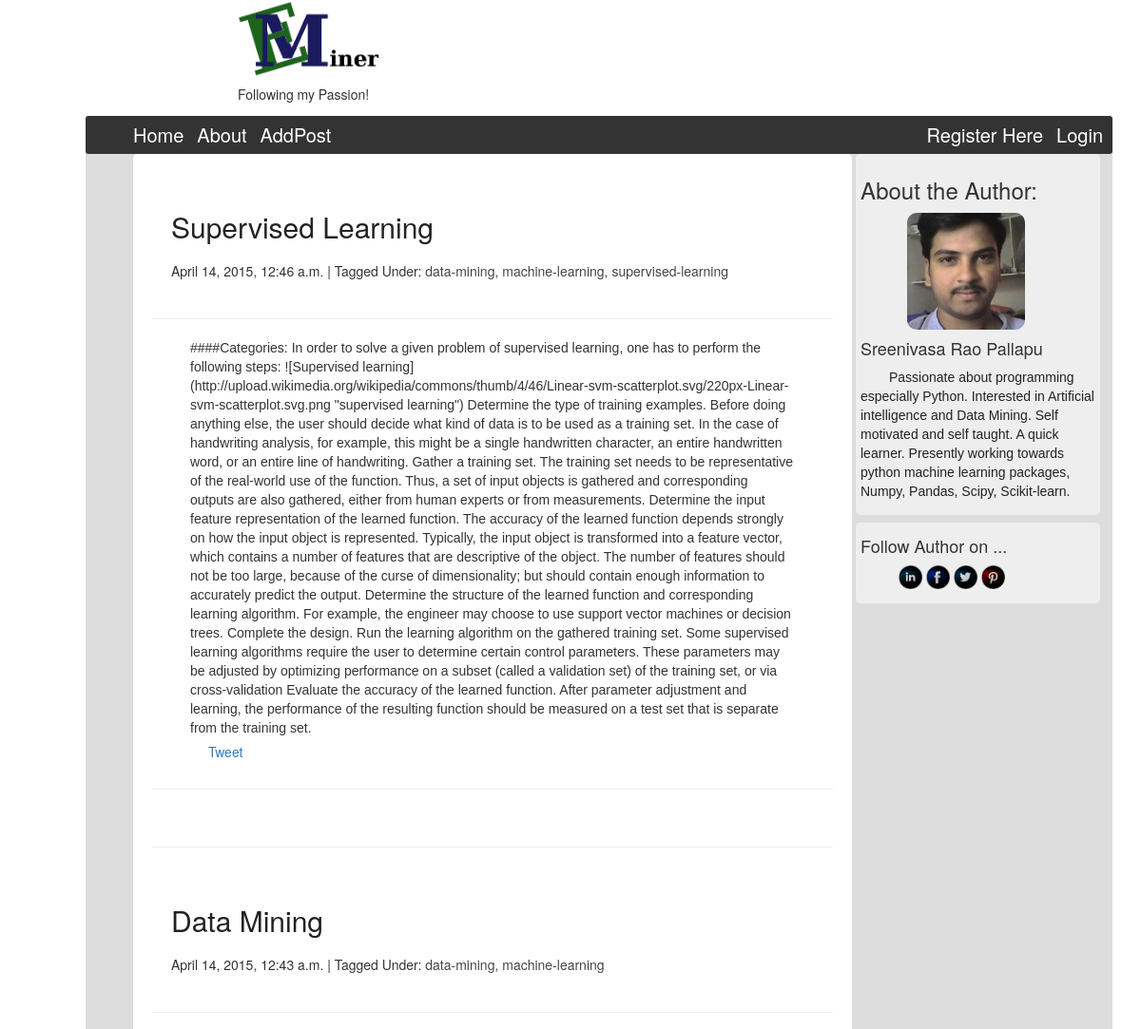
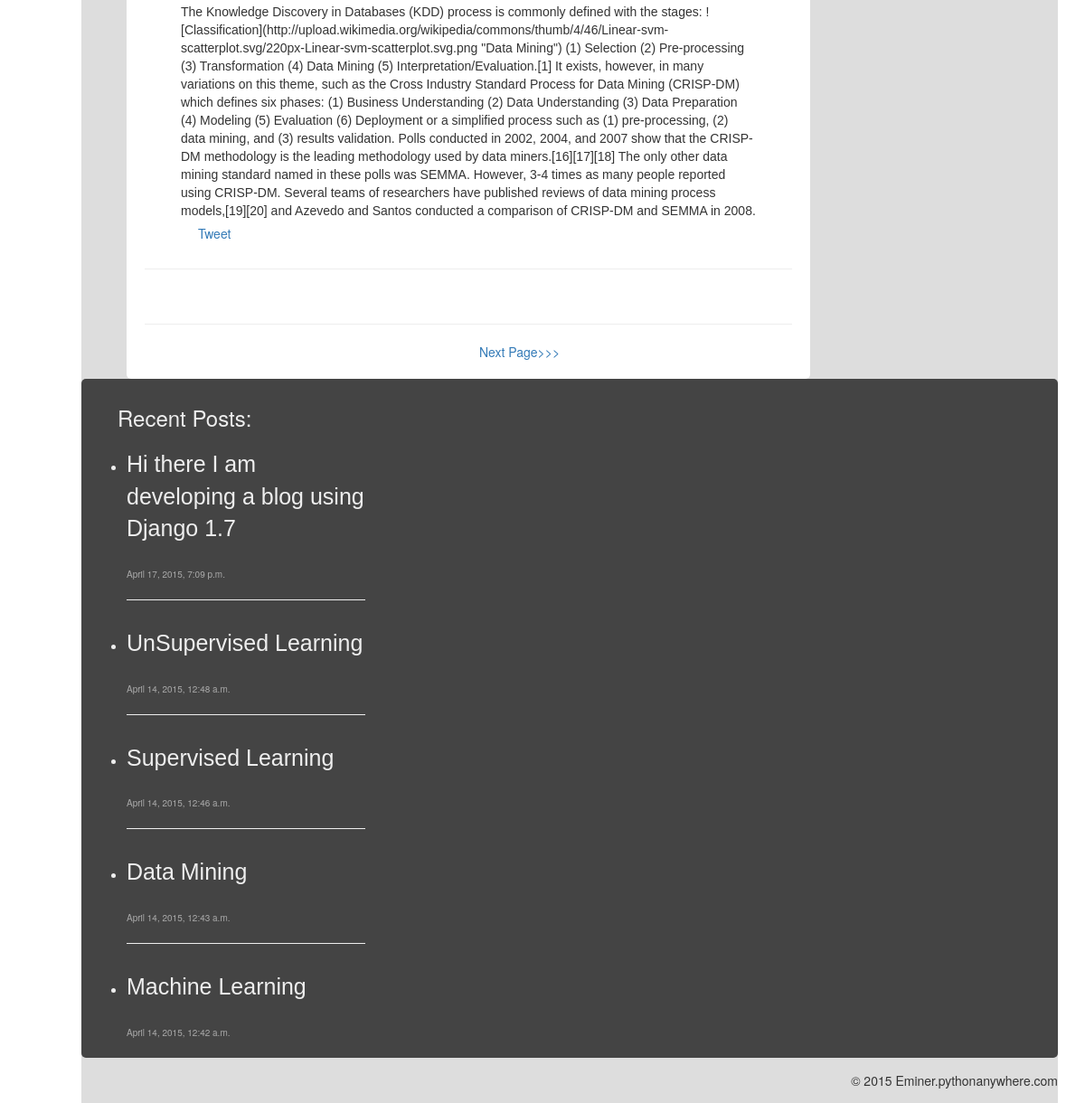
Screenshot of /blog/ with the database file from the repository (2 pictures, top to bottom).
### eminer/models.py (models this page shows, shortened)
class NewEntry(models.Model):
    title = models.CharField(max_length=200,)
    body = MarkdownField()
    published = models.BooleanField(default=False)
    posted = models.DateTimeField(auto_now_add=True)
    modified = models.DateTimeField(auto_now=True)
    slug = models.SlugField(max_length = 200,)
    tag = models.ManyToManyField(Tag, null=False)

class Tag(models.Model):
    slug = models.SlugField(max_length=200, unique=True)
    def __unicode__(self):
        return self.slug

### eminer/views.py (the view)
# urls.py: url(r'^(?P<post_name>[\w\-]+)/$', views.BlogView, name = 'entry-detail'),
def BlogView(request, post_name=None, count=0, tag=None):
    recent = NewEntry.objects.order_by('-posted')[:5]
    if post_name:
        posts = NewEntry.objects.filter(slug=post_name)
    elif tag:
        tags = Tag.objects.get(slug=tag)
        posts = NewEntry.objects.filter(tag = tags)
    else:
        count = int(count)
        posts = NewEntry.objects.filter(published=True).order_by('-posted')[count:count+2]
        count += 2
    return render(request, 'eminer/index.html', {'posts':posts, 'count':count, 'recent':recent})

### templates/eminer/index.html
{% extends 'eminer/base.html' %}
{% load crispy_forms_tags %}
{% load django_markdown %}
{% block index_view %}
        {% for post in posts %}
        <div class='post_head'><a style='text-decoration:none;color:#222;' href="/blog/{{ post.slug }}/"><h2>{{ post.title }}</h2></a></div>
        <div class='tags'>{{post.posted }} | Tagged Under:
            {% for tags in post.tag.all %}
            <a style='text-decoration:none;color:#444;' href="/blog/tags/{{ tags }}">{{ tags }}{% if not forloop.last %}, {% endif %}</a>
            {% endfor %}
            </div><br/><hr/>
        <div class='post_body'>{{ post.body|markdown }}</div>
{% include 'eminer/social.html' %}
        <hr/><br /><hr />
        {% empty %}
            Sorry, No Older posts Exist!
        {% endfor %}
{% if posts %}
<div class="next_page">
<a href="/blog/pages/{{ count }}/">Next Page>>></a></div>
{% endif %}
{% endblock %}

### templates/eminer/base.html (shortened to what this page needs)
<!DOCTYPE html>
{% load static %}
{% load django_markdown %}
<html>
<head>
    <link rel='stylesheet' type='text/css' href="{% static 'css/base.css' %}"/>
    <link rel="stylesheet" href="http://maxcdn.bootstrapcdn.com/bootstrap/3.3.4/css/bootstrap.min.css">
</head>
<body>
    <div class='title_view'>
    <a style='text-decoration:none;color:#000;' href="{% url 'home' %}"><img src="{% static 'images/logo.png' %}"/></a>
    <h5>Following my Passion!</h5>
    </div><br/>
    <div class='index_view'>
        <div class='nav_bar' role="navigation">
            <ul>
            <li><a href="{% url 'home' %}">Home</a></li>
            <li><a href="{% url 'about' %}">About</a></li>
            <li><a href="{% url 'add_post' %}">AddPost</a></li></ul>
            <ul style="position:relative;float:right;">
                {% if user.is_authenticated %}
                <li><a href="{% url 'auth_logout' %}">LogOut</a></li>
                {% else %}}
                <li><a href="{% url 'registration_register' %}">Register Here</a></li>
                <li><a href="{% url 'auth_login' %}">Login</a></li>
                {% endif %}
            </ul>
        </div>
        <div>
        <div class='side_view'>
            <div class='author_view'>
                <h3>About the Author:</h3>
                <img src="{% static 'images/pro.jpg' %}"/>
                <h4>Sreenivasa Rao Pallapu</h4>
                <p>Passionate about programming especially Python. Interested in Artificial intelligence and Data Mining. Self motivated and self taught. A quick learner. Presently working towards python machine learning packages, Numpy, Pandas, Scipy, Scikit-learn.</p>
            </div>
            <div class='follow_author'>
                <h4>Follow Author on ...</h4>
                <ul>
                <li><a href='https://in.linkedin.com/in/sreenivas134'><img src="{% static 'images/linkedin.png' %}"/></a></li>
                <li><a href='https://www.facebook.com/sreenivas.pallapu'><img src="{% static 'images/facebook.png' %}"/></a></li>
                <li><a href='https://twitter.com/sreenivaseng'><img src="{% static 'images/twitter.png' %}"/></a></li>
                <li><a href='https://in.pinterest.com/sreenivas134/'><img src="{% static 'images/pinterest.png' %}"/></a></li>
                </ul>
            </div>
        </div>
        <div class='post_view'><div class='index_html'>{% block index_view %}{% endblock %}</div></div>
    </div>
    <div class='footer_view'>
        <div class='recent_posts'>
            <h3 style='padding-left:30px;'>Recent Posts:</h3>
            {% if recent %}
            <ul>
            {% for post in recent %}
                <li><a href="/blog/{{ post.slug }}/">{{ post.title }}</a></li><br/><span style='font-size:10px;color:#aaa;'>{{ post.posted }}</span>{% if not forloop.last %}<hr style='color:#222;'/>{% endif %}
            {% endfor %}
             </ul>
            {% endif %}
        </div>
        </div>
    <div class='copy_view'>
        <span style='position:relative;top:15px;float:right;'>&copy 2015 Eminer.pythonanywhere.com</span>
        </div>
</div>
</body>
</html>

### templates/eminer/social.html (shortened to what this page needs)
<div class='social_div' >
<ul>
    <li><script src="//platform.linkedin.com/in.js" type="text/javascript"> lang: en_US</script>
<script type="IN/Share" data-url="http://localhost:8000/blog/{{ post.slug }}" data-counter="top"></script></li>
    <li><a href="https://twitter.com/share" class="twitter-share-button" data-url="http://localhost:8000/blog/{{ post.slug }}" data-text="http://localhost:8000/blog/{{ post.slug }}">Tweet</a>
</li>
    <li>
<script type="text/javascript" src="//www.redditstatic.com/button/button3.js"></script></li>
    <li><div class="fb-like" data-href="http://localhost:8000/blog/{{ post.slug }}" data-layout="standard" data-action="like" data-show-faces="true" data-share="true"></div></li>
    </ul>
</div>

### static/css/base.css (style rules this page uses)
body { margin-left:100px; }
.title_view img { position:relative; display:inline; width:150px; }
.title_view { position:relative; margin-left:250px; }
.index_view { position:absolute; right:30px; width:90%; background-color:#ddd; }
.nav_bar { position:relative; height:40px; width:100%; background-color:#333; margin-top:-15px; border-radius:3px; }
.nav_bar ul { position:relative; top:6px; display:inline; margin-right:10px; }
.nav_bar li { position:relative; display:inline; padding-left:10px; }
.nav_bar li a { text-decoration:none; font-size:20px; color:white; }
.post_view { width:70%; min-height:1000px; position:relative; left:50px; background-color:white; border-radius:5px; }
.post_view .index_html { padding:20px 20px 20px 20px; }
.post_head { padding:20px 0px 10px 20px; }
.tags { padding:0px 0px 0px 20px; }
.post_body { font-family:arial; margin-left:40px; margin-right:40px; }
.social_div { position:relative; width:100%; }
.social_div li { display:inline-block; padding:5px; overflow:hidden; }
.next_page { position:relative; width:100px; left:370px; }
.side_view div { width:95%; position:relative; background-color:#eee; padding:5px; margin-bottom:8px; border-radius:5px; }
.side_view { width:25%; position:relative; float:right; }
.side_view p { text-indent:30px; color:#222; font-family:arial; word-wrap:initial; }
.author_view img { width:50%; position:relative; left:20%; height:50%; border-radius:10px; }
.follow_author li { display:inline; }
.follow_author img { height:25px; width:25px; }
.footer_view { width:100%; min-height:200px; background-color:#444; position:relative; color:#eee; border-radius:5px; }
.recent_posts { width:30%; position:relative; padding:10px; }
.recent_posts a { display:block; padding-top:10px; text-decoration:none; font-family:arial; color:#eee; font-size:25px; }
.copy_view { min-height:50px; background-color:#ddd; width:100% }

### rows the page displays
NewEntry: title "Supervised Learning", posted "April 14, 2015, 12:46 a.m.", body "####Categories: In order to solve a given problem of supervised learning, one has to perform the following steps: ![Supervised learning](http://upload.wikimedia.org/wikipedia/commons/thumb/4/46/Linear-svm-scatterplot.svg/220px-Linear-svm-scatterplot.svg.png \"supervised learning\") Determine the type of training examples. Before doing anything else, the user should decide what kind of data is to be used as a training set. In the case of handwriting analysis, for example, this might be a single handwritten character, an entire handwritten word, or an entire line of handwriting. Gather a training set. The training set needs to be representative of the real-world use of the function. Thus, a set…"
Tag: slug "data-mining"
Tag: slug "machine-learning"
Tag: slug "supervised-learning"
NewEntry: title "Data Mining", posted "April 14, 2015, 12:43 a.m.", body "The Knowledge Discovery in Databases (KDD) process is commonly defined with the stages: ![Classification](http://upload.wikimedia.org/wikipedia/commons/thumb/4/46/Linear-svm-scatterplot.svg/220px-Linear-svm-scatterplot.svg.png \"Data Mining\") (1) Selection (2) Pre-processing (3) Transformation (4) Data Mining (5) Interpretation/Evaluation.[1] It exists, however, in many variations on this theme, such as the Cross Industry Standard Process for Data Mining (CRISP-DM) which defines six phases: (1) Business Understanding (2) Data Understanding (3) Data Preparation (4) Modeling (5) Evaluation (6) Deployment or a simplified process such as (1) pre-processing, (2) data mining, and (3) results…"
NewEntry: title "Hi there I am developing a blog using Django 1.7", posted "April 17, 2015, 7:09 p.m."
NewEntry: title "UnSupervised Learning", posted "April 14, 2015, 12:48 a.m."
NewEntry: title "Machine Learning", posted "April 14, 2015, 12:42 a.m."
